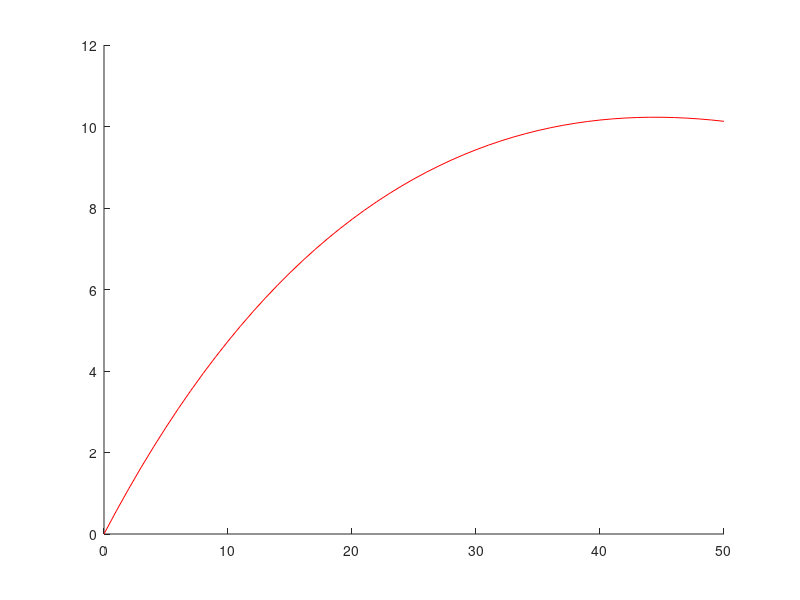

The MATLAB script that drew this image:
% Reference SB model graph parameters and try to see if we can fit in 
% Proton model with dependence on LET 
% For a given N,alpha- find a particular set of r,lambda,gammapropor
% such that it fits at low doses smilar to SB plot.
% alpha for protons is chosen as 0.1890 ~ 0.18 of SB model

clc;
clear all;
close all;

Dose = 0:1:50;

%-----------Protons------------------
gammapropor = 0.185;
r = 0.76;
lambda = 0.4;
N =  10^6;
alphaProton = 0.14; %Proton with LET=3.1 KeV/um NL model and LET=4 for LModel

for iiii = 1:length(Dose)
   
    D = Dose(iiii);
    K = 20;
    d = D/K;
    LET= 2;
    gamma = gammapropor*0.1307*LET*d*10^(-5); % 0.1307*LET*d
    gammatemp(iiii) = gamma;
    S = exp(-alphaProton*d);
    P = exp(-gamma); 
    nminus(1) = N;
    nn(1)=N;
    nn(2)=S*P*N;
    m(2) = 0;
    T = 1;
    
    for k = 1:K
        k;
        nplus(k) = S*P*nminus(k);
        nn(2*k+1)=nplus(k);
        
        nminus(k+1) = N/(1-exp(-lambda*T)*(1-(N/nplus(k))));
        nn(2*k+2)=nminus(k+1);
        
        
        m(2*k+1) = S*(m(2*k)+(1-P)*nminus(k));
        mm(2*k+2)=m(2*k+1);
        
        m(2*(k+1)) = m(2*k+1)*((nminus(k+1)/nplus(k))^(r));
        mm(2*k+1)=m(2*k+2);
    end
    
    M(iiii) = mm(2*K+2)*((N/nplus(K))^(r));
    ERR(iiii) = 1.2 * M(iiii);
end

hold on
plot(Dose,ERR,'r')

% %---------SB model parameters--------
% 
% lambda = 0.4;
% gamma = 10^(-6);
% N =  10^6;
% r = 0.76;
% alphaGamma = 0.18; % Taken from SB model
% 
% for ii = 1:length(Dose)
%     D = Dose(ii);
%     K = 20;
%     d = D/K;
%     gammatemp1(ii) = gamma*d;
%     S = exp(-alphaGamma*d);
%     P = exp(-gamma*d);
%     
%     nminus(1) = N;
%     nn(1)=N;
%     nn(2)=S*P*N;
%     m(2) = 0;
%     T = 1;
%     
%     for k = 1:K
%         k;
%         nplus(k) = S*P*nminus(k);
%         nn(2*k+1)=nplus(k);
%         
%         nminus(k+1) = N/(1-exp(-lambda*T)*(1-(N/nplus(k))));
%         nn(2*k+2)=nminus(k+1);
%         
%         m(2*k+1) = S*(m(2*k)+(1-P)*nminus(k));
%         mm(2*k+2)=m(2*k+1);
%         
%         m(2*(k+1)) = m(2*k+1)*((nminus(k+1)/nplus(k))^(r));
%         mm(2*k+1)=m(2*k+2);
%     end
%     
%     M(ii) = mm(2*K+2)*((N/nplus(K))^(r));
%     ERR(ii) = 1.2 * M(ii);
% end
% hold on
% plot(Dose,ERR)
% 
% %-------- Plot Hodgkin Data from SB paper------------%
% 
% A = dlmread('SBBreastValues.txt','\t');
% 
% x = A(:,1);
% y = A(:,2);
% 
% M = dlmread('SBBreast-ErrorBars.txt','\t');
% 
% temp1 = M(:,1);
% temp2 = M(:,2);
% 
% for j = 1:length(temp2)    
%     if (mod(j,2) == 0)        
%         ly(j) = temp2(j);
%     end
%     if (mod(j,2) == 1) 
%         uy(j) = temp2(j);
%     end
% end
% 
% l = ly(find(ly~=0));
% u = uy(find(uy~=0));
% for i = 1:length(y)    
%     L(i) = y(i) - l(i);
%     U(i) = -y(i) + u(i);
% end
% errorbar(x,y,L,U)
% %scatter(x,y,'bo');
% hold off
